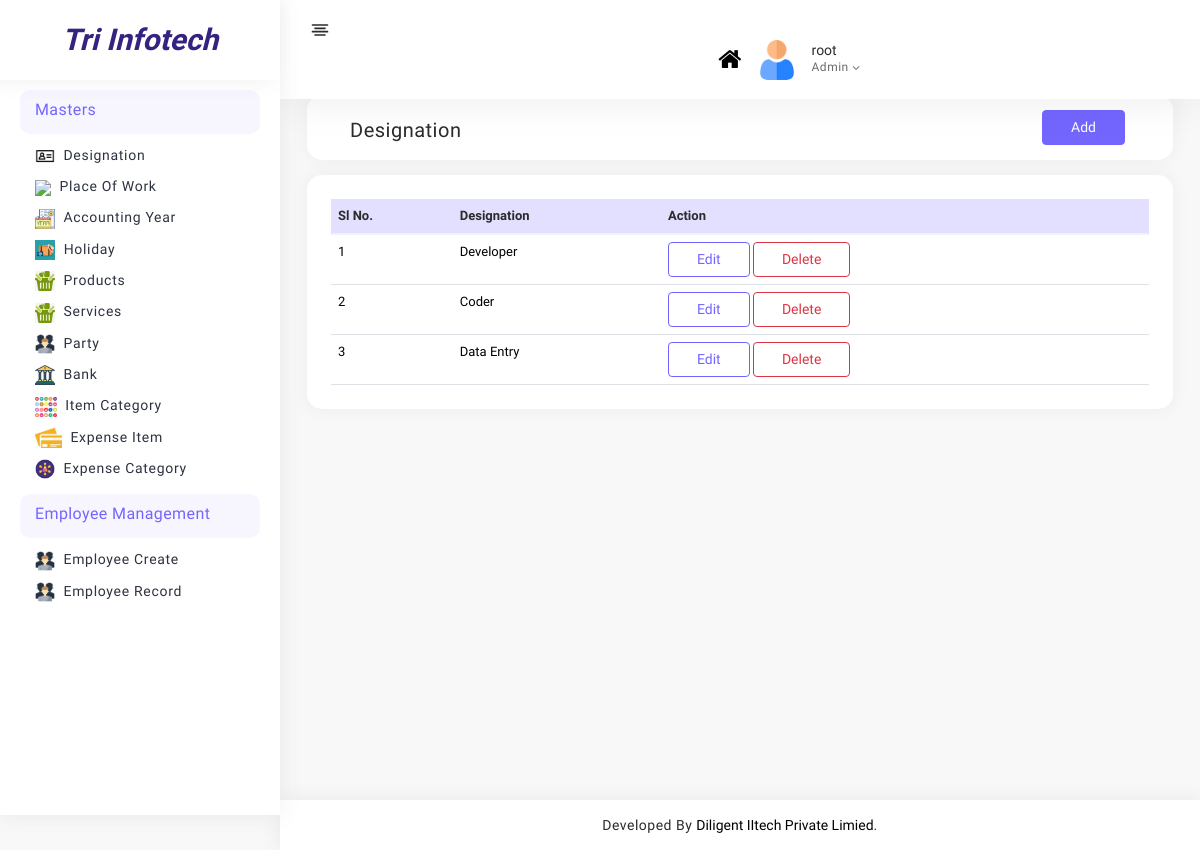
The page /admin_panel/designation/ (signed in) on the database as committed earlier.
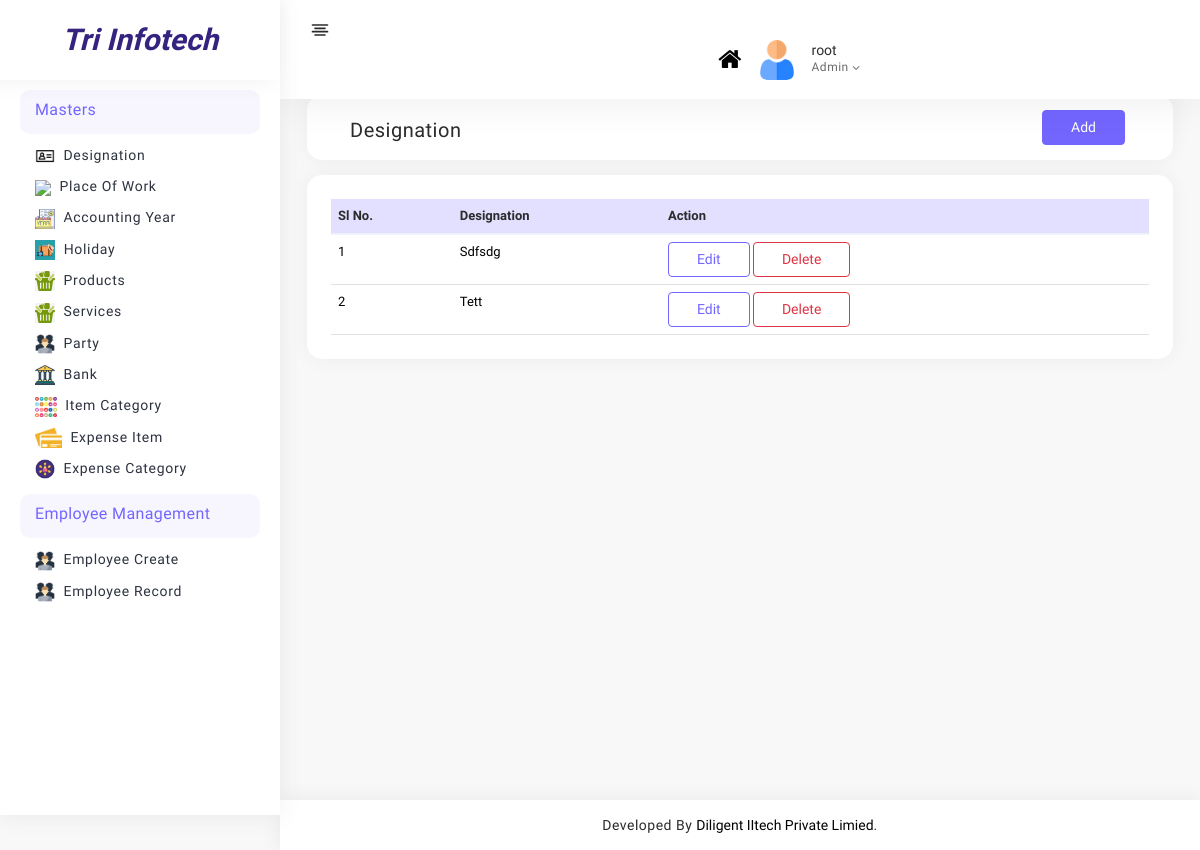
The same page on the database as committed later.
### admin_panel/models.py (models this page shows, shortened)
class Designation(models.Model):
    name = models.CharField(max_length=100,unique=True)

### admin_panel/views.py (the view)
# urls.py: path("designation/",views.designation, name="designation"),
def designation(request):
    if request.user.is_staff:
        print("sa"*100)
        designation = Designation.objects.all()
        return render(request,"masters/designation/designation.html",{"designations":designation})
    else:
        messages.warning(request,"Please Login with Admin credentials!!")
        return redirect("login")

### admin_panel/templates/masters/designation/designation.html (shortened to what this page needs)
{% extends 'base.html' %}
{% load static %}
{% block content %}
<div class="page-body">
    <form>
        <div class="container-fluid">
            <div class="card p-3 py-2 project-list">
                <div class="row">
                    <div class="col-md-6">
                        <h5 class="mb-0 mt-2">Designation</h5>
                    </div>
                    <div class="col-md-6">
                        <a href="{% url 'designation_add' %} " class="btn btn-primary rs-text-right">Add</a>
                    </div>
                </div>
            </div>
            <div class="card rs-mt-10 rs-br-0">
                <div class="card-body p-4 rs-p-0">
                    <div class="">
                        <table class="table rs_table">
                            <thead>
                                <tr>
                                    <th class="rs-w-5"><span class="hidden-xs">Sl No.</span></th>
                                    <th>Designation</th>
                                    <th class="rs-text-right" colspan="2">Action</th>
                                </tr>
                            </thead>
                            <tbody>
                                {% for designation in designations %}
                                <tr>
                                    <td class="rs-pr-0">
                                        <span >{{ forloop.counter}}</span>
                                    </td>
                                    <td>{{ designation.name|capfirst }}</td>
                                    <td class="rs-text-right"><a href="{% url 'designation_edit' designation.id %}"
                                            class="btn btn-outline-primary">Edit</a>
                                        <a type="button" class="btn btn-outline-danger" data-toggle="modal"
                                            data-target="#exampleModal-{{forloop.counter}}">
                                            Delete
                                    </a>
                                    </td>
                                </tr>
                                {% endfor %}
                            </tbody>
                        </table>
                    </div>
                </div>
            </div>
        </div>
    </form>
</div>
{% endblock content %}

Rows that differ between the two databases and show on the page:
removed Designation: name "Data Entry"
changed Designation: name "Developer" → "Sdfsdg"
changed Designation: name "Coder" → "Tett"
